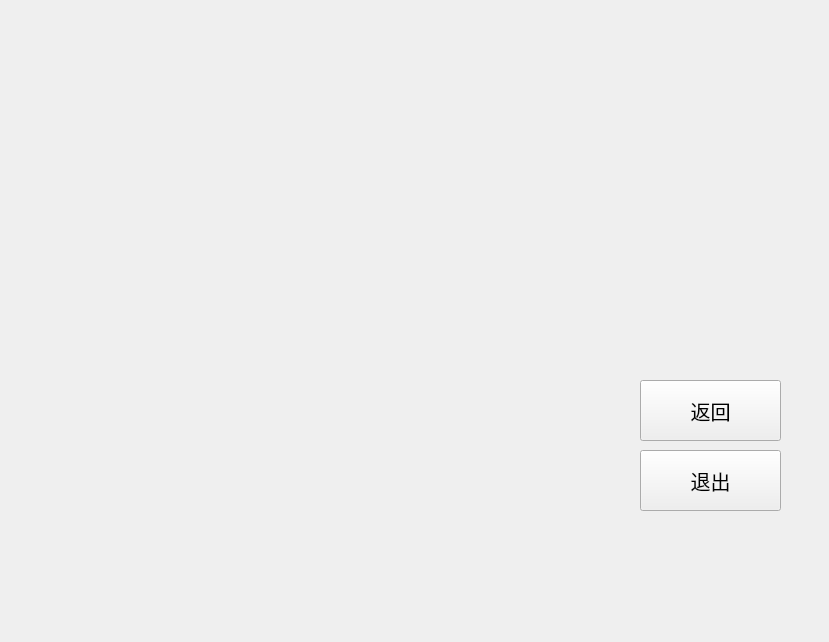
<?xml version="1.0" encoding="UTF-8"?>
<ui version="4.0">
 <class>sanren</class>
 <widget class="QWidget" name="sanren">
  <property name="geometry">
   <rect>
    <x>0</x>
    <y>0</y>
    <width>829</width>
    <height>642</height>
   </rect>
  </property>
  <property name="windowTitle">
   <string>Form</string>
  </property>
  <widget class="QPushButton" name="pushButton">
   <property name="geometry">
    <rect>
     <x>640</x>
     <y>380</y>
     <width>141</width>
     <height>61</height>
    </rect>
   </property>
   <property name="font">
    <font>
     <pointsize>15</pointsize>
    </font>
   </property>
   <property name="text">
    <string>返回</string>
   </property>
  </widget>
  <widget class="QPushButton" name="pushButton_2">
   <property name="geometry">
    <rect>
     <x>640</x>
     <y>450</y>
     <width>141</width>
     <height>61</height>
    </rect>
   </property>
   <property name="font">
    <font>
     <pointsize>15</pointsize>
    </font>
   </property>
   <property name="text">
    <string>退出</string>
   </property>
  </widget>
 </widget>
 <resources/>
 <connections/>
</ui>
